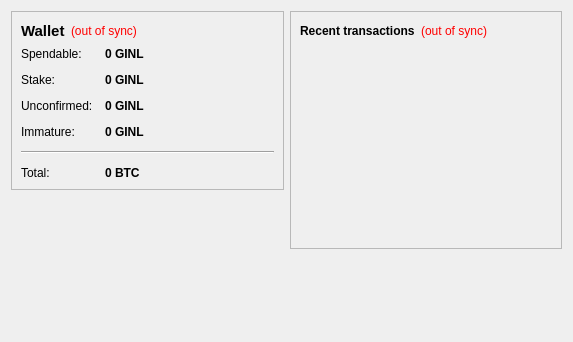
<?xml version="1.0" encoding="UTF-8"?>
<ui version="4.0">
 <class>OverviewPage</class>
 <widget class="QWidget" name="OverviewPage">
  <property name="geometry">
   <rect>
    <x>0</x>
    <y>0</y>
    <width>573</width>
    <height>342</height>
   </rect>
  </property>
  <property name="windowTitle">
   <string>Form</string>
  </property>
  <layout class="QHBoxLayout" name="horizontalLayout" stretch="1,1">
   <item>
    <layout class="QVBoxLayout" name="verticalLayout_2">
     <item>
      <widget class="QFrame" name="frame">
       <property name="frameShape">
        <enum>QFrame::StyledPanel</enum>
       </property>
       <property name="frameShadow">
        <enum>QFrame::Raised</enum>
       </property>
       <layout class="QVBoxLayout" name="verticalLayout_4">
        <item>
         <layout class="QHBoxLayout" name="horizontalLayout_4">
          <item>
           <widget class="QLabel" name="label_5">
            <property name="font">
             <font>
              <pointsize>11</pointsize>
              <weight>75</weight>
              <bold>true</bold>
             </font>
            </property>
            <property name="text">
             <string>Wallet</string>
            </property>
           </widget>
          </item>
          <item>
           <widget class="QLabel" name="labelWalletStatus">
            <property name="toolTip">
             <string>The displayed information may be out of date. Your wallet automatically synchronizes with the GrindCoinLite network after a connection is established, but this process has not completed yet.</string>
            </property>
            <property name="styleSheet">
             <string notr="true">QLabel { color: red; }</string>
            </property>
            <property name="text">
             <string notr="true">(out of sync)</string>
            </property>
            <property name="alignment">
             <set>Qt::AlignLeading|Qt::AlignLeft|Qt::AlignVCenter</set>
            </property>
           </widget>
          </item>
          <item>
           <spacer name="horizontalSpacer_2">
            <property name="orientation">
             <enum>Qt::Horizontal</enum>
            </property>
            <property name="sizeHint" stdset="0">
             <size>
              <width>40</width>
              <height>20</height>
             </size>
            </property>
           </spacer>
          </item>
         </layout>
        </item>
        <item>
         <layout class="QFormLayout" name="formLayout_2">
          <property name="fieldGrowthPolicy">
           <enum>QFormLayout::AllNonFixedFieldsGrow</enum>
          </property>
          <property name="horizontalSpacing">
           <number>12</number>
          </property>
          <property name="verticalSpacing">
           <number>12</number>
          </property>
          <item row="0" column="0">
           <widget class="QLabel" name="label">
            <property name="text">
             <string>Spendable:</string>
            </property>
           </widget>
          </item>
          <item row="0" column="1">
           <widget class="QLabel" name="labelBalance">
            <property name="font">
             <font>
              <weight>75</weight>
              <bold>true</bold>
             </font>
            </property>
            <property name="cursor">
             <cursorShape>IBeamCursor</cursorShape>
            </property>
            <property name="toolTip">
             <string>Your current spendable balance</string>
            </property>
            <property name="text">
             <string notr="true">0 GINL</string>
            </property>
            <property name="textInteractionFlags">
             <set>Qt::LinksAccessibleByMouse|Qt::TextSelectableByKeyboard|Qt::TextSelectableByMouse</set>
            </property>
           </widget>
          </item>
          <item row="1" column="0">
           <widget class="QLabel" name="label_6">
            <property name="text">
             <string>Stake:</string>
            </property>
           </widget>
          </item>
          <item row="1" column="1">
           <widget class="QLabel" name="labelStake">
            <property name="font">
             <font>
              <weight>75</weight>
              <bold>true</bold>
             </font>
            </property>
            <property name="cursor">
             <cursorShape>IBeamCursor</cursorShape>
            </property>
            <property name="toolTip">
             <string>Total of coins that was staked, and do not yet count toward the current balance</string>
            </property>
            <property name="text">
             <string notr="true">0 GINL</string>
            </property>
            <property name="textInteractionFlags">
             <set>Qt::LinksAccessibleByMouse|Qt::TextSelectableByKeyboard|Qt::TextSelectableByMouse</set>
            </property>
           </widget>
          </item>
          <item row="2" column="0">
           <widget class="QLabel" name="label_3">
            <property name="text">
             <string>Unconfirmed:</string>
            </property>
           </widget>
          </item>
          <item row="2" column="1">
           <widget class="QLabel" name="labelUnconfirmed">
            <property name="font">
             <font>
              <weight>75</weight>
              <bold>true</bold>
             </font>
            </property>
            <property name="cursor">
             <cursorShape>IBeamCursor</cursorShape>
            </property>
            <property name="toolTip">
             <string>Total of transactions that have yet to be confirmed, and do not yet count toward the current balance</string>
            </property>
            <property name="text">
             <string notr="true">0 GINL</string>
            </property>
            <property name="textInteractionFlags">
             <set>Qt::LinksAccessibleByMouse|Qt::TextSelectableByKeyboard|Qt::TextSelectableByMouse</set>
            </property>
           </widget>
          </item>
          <item row="3" column="0">
           <widget class="QLabel" name="labelImmatureText">
            <property name="text">
             <string>Immature:</string>
            </property>
           </widget>
          </item>
          <item row="3" column="1">
           <widget class="QLabel" name="labelImmature">
            <property name="font">
             <font>
              <weight>75</weight>
              <bold>true</bold>
             </font>
            </property>
            <property name="toolTip">
             <string>Mined balance that has not yet matured</string>
            </property>
            <property name="text">
             <string notr="true">0 GINL</string>
            </property>
            <property name="textInteractionFlags">
             <set>Qt::LinksAccessibleByMouse|Qt::TextSelectableByKeyboard|Qt::TextSelectableByMouse</set>
            </property>
           </widget>
          </item>
          <item row="4" column="0" colspan="2">
           <widget class="Line" name="line">
            <property name="orientation">
             <enum>Qt::Horizontal</enum>
            </property>
           </widget>
          </item>
          <item row="5" column="0">
           <widget class="QLabel" name="labelTotalText">
            <property name="text">
             <string>Total:</string>
            </property>
           </widget>
          </item>
          <item row="5" column="1">
           <widget class="QLabel" name="labelTotal">
            <property name="font">
             <font>
              <weight>75</weight>
              <bold>true</bold>
             </font>
            </property>
            <property name="cursor">
             <cursorShape>IBeamCursor</cursorShape>
            </property>
            <property name="toolTip">
             <string>Your current total balance</string>
            </property>
            <property name="text">
             <string notr="true">0 BTC</string>
            </property>
            <property name="textInteractionFlags">
             <set>Qt::LinksAccessibleByMouse|Qt::TextSelectableByKeyboard|Qt::TextSelectableByMouse</set>
            </property>
           </widget>
          </item>
         </layout>
        </item>
       </layout>
      </widget>
     </item>
     <item>
      <spacer name="verticalSpacer">
       <property name="orientation">
        <enum>Qt::Vertical</enum>
       </property>
       <property name="sizeHint" stdset="0">
        <size>
         <width>20</width>
         <height>40</height>
        </size>
       </property>
      </spacer>
     </item>
    </layout>
   </item>
   <item>
    <layout class="QVBoxLayout" name="verticalLayout_3">
     <item>
      <widget class="QFrame" name="frame_2">
       <property name="frameShape">
        <enum>QFrame::StyledPanel</enum>
       </property>
       <property name="frameShadow">
        <enum>QFrame::Raised</enum>
       </property>
       <layout class="QVBoxLayout" name="verticalLayout">
        <item>
         <layout class="QHBoxLayout" name="horizontalLayout_2">
          <item>
           <widget class="QLabel" name="label_4">
            <property name="text">
             <string>&lt;b&gt;Recent transactions&lt;/b&gt;</string>
            </property>
           </widget>
          </item>
          <item>
           <widget class="QLabel" name="labelTransactionsStatus">
            <property name="toolTip">
             <string>The displayed information may be out of date. Your wallet automatically synchronizes with the GrindCoinLite network after a connection is established, but this process has not completed yet.</string>
            </property>
            <property name="styleSheet">
             <string notr="true">QLabel { color: red; }</string>
            </property>
            <property name="text">
             <string notr="true">(out of sync)</string>
            </property>
            <property name="alignment">
             <set>Qt::AlignRight|Qt::AlignTrailing|Qt::AlignVCenter</set>
            </property>
           </widget>
          </item>
          <item>
           <spacer name="horizontalSpacer">
            <property name="orientation">
             <enum>Qt::Horizontal</enum>
            </property>
            <property name="sizeHint" stdset="0">
             <size>
              <width>40</width>
              <height>20</height>
             </size>
            </property>
           </spacer>
          </item>
         </layout>
        </item>
        <item>
         <widget class="QListView" name="listTransactions">
          <property name="styleSheet">
           <string notr="true">QListView { background: transparent; }</string>
          </property>
          <property name="frameShape">
           <enum>QFrame::NoFrame</enum>
          </property>
          <property name="verticalScrollBarPolicy">
           <enum>Qt::ScrollBarAlwaysOff</enum>
          </property>
          <property name="horizontalScrollBarPolicy">
           <enum>Qt::ScrollBarAlwaysOff</enum>
          </property>
          <property name="selectionMode">
           <enum>QAbstractItemView::NoSelection</enum>
          </property>
         </widget>
        </item>
       </layout>
      </widget>
     </item>
     <item>
      <spacer name="verticalSpacer_2">
       <property name="orientation">
        <enum>Qt::Vertical</enum>
       </property>
       <property name="sizeHint" stdset="0">
        <size>
         <width>20</width>
         <height>40</height>
        </size>
       </property>
      </spacer>
     </item>
    </layout>
   </item>
  </layout>
 </widget>
 <resources/>
 <connections/>
</ui>
